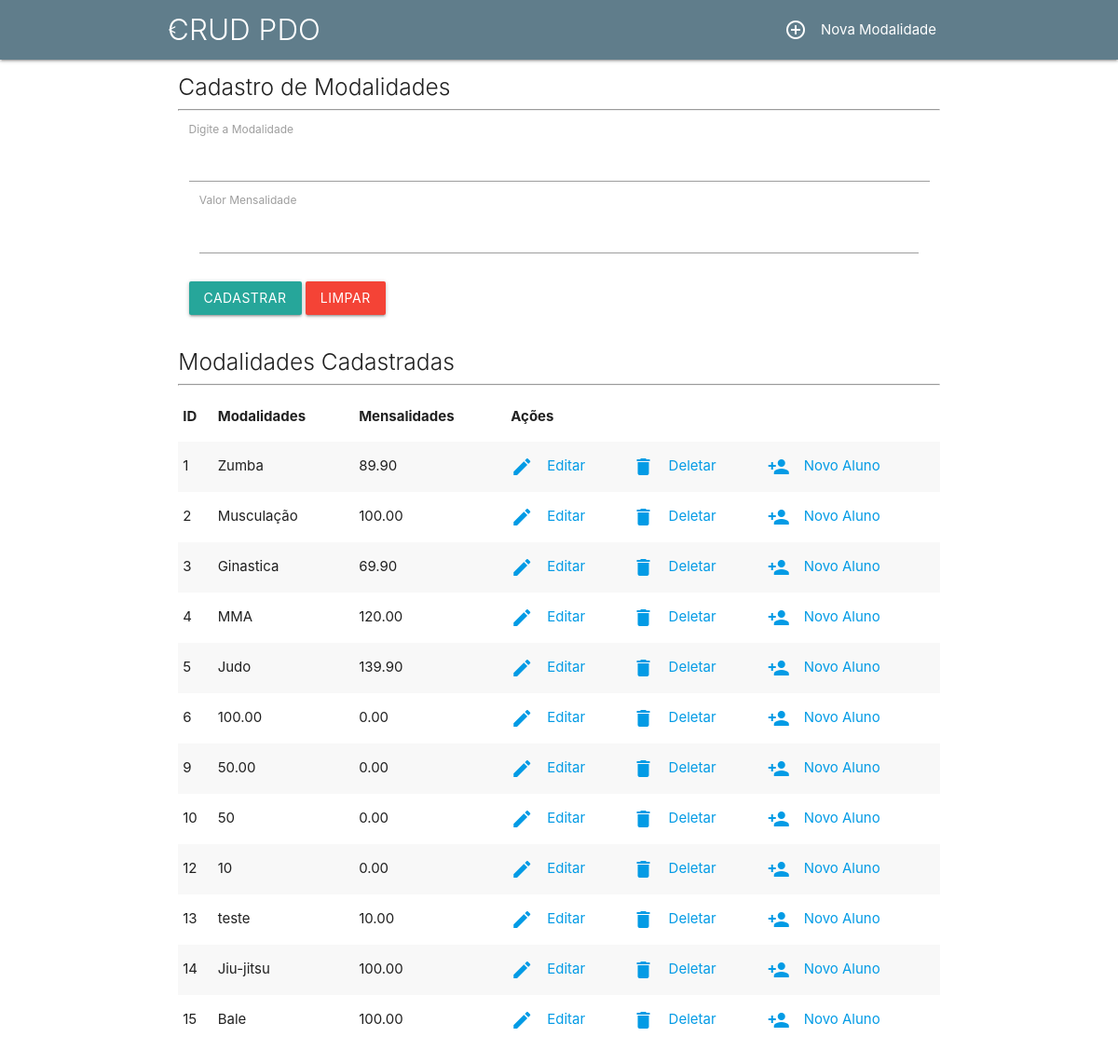
Screenshot of /public/modalidades.php with the database file from the repository.
### tables this page shows
CREATE TABLE `tb_modalidades` (
  `id` int(11) NOT NULL,
  `modalidade` varchar(255) NOT NULL,
  `mensalidade` decimal(5,2) NOT NULL
);

### database/modalidades/read.php (called while the page is built, shortened)
<?php
$lerRegistros = new Modalidades();
$lerRegistros->read();

### classes/Modalidades.class.php (the view, shortened to what this page needs)
<?php
class Modalidades extends Connection implements crudModalidades {
    private $id, $modalidade, $mensalidade;
    protected function setId($id) {
        $this->id = $id;
    }
    protected function setModalidade($modalidade) {
        $this->modalidade = $modalidade;
    }
    protected function setMensalidade($mensalidade) {
        $this->mensalidade = $mensalidade;
    }
    protected function getId() {
        return $this->id;
    }
    protected function getModalidade() {
        return $this->modalidade;
    }
    protected function getMensalidade() {
        return $this->mensalidade;
    }
    public function read() {
        $conn = $this->connect();
        $sql = "select *from tb_modalidades";
        $stmt = $conn->prepare($sql);
        $stmt->execute();
        $result = $stmt->fetchAll();
        foreach ($result as $values):
            $_id   = $this->getId();
            $_mod  = $this->getModalidade();
            $_mens = $this->getMensalidade();
            echo "<tr>";
            echo "<td>$_id</td>";
            echo "<td>$_mod</td>";
            echo "<td>$_mens</td>";
            echo "<td><a href='edit-mod.php?id=$_id'><i class='material-icons left'>edit</i>Editar</a></td>";
            echo "<td><a href='delete-mod.php?id=$_id'><i class='material-icons left'>delete</i>Deletar</a></td>";
            echo "<td><a href='novo-aluno.php?id=$_id'><i class='material-icons left'>person_add</i>Novo Aluno</a></td>";
            echo "</tr>";
        endforeach;
    }
}

### public/modalidades.php (shortened to what this page needs)
<div class="row container">
    <div class="col s12">
        <h5 class="light">Cadastro de Modalidades</h5><hr>
        <?php
        require_once '../forms/form-add-mod.php';
        ?>
    </div>
</div>
<div class="row container">
    <div class="col s12">
        <h5 class="light">Modalidades Cadastradas</h5><hr>
        <table class="striped">
            <thead>
                <tr><th>ID</th><th>Modalidades</th><th>Mensalidades</th><th>Ações</th></tr>
            </thead>
            <tbody>
                <?php
                        require_once '../database/modalidades/read.php';
                ?>
            </tbody>
        </table>
    </div>
</div>

### forms/form-add-mod.php
<form action="../database/modalidades/create.php" method="POST" enctype="multipart/form-data">
    <div class="input-fild col s12">
        <label for="modalidade">Digite a Modalidade</label>
        <input type="text" class="" name="modalidade" id="modalidade" required autofocus>
        <div class="input-fild col s12">
             <label for="mensalidsade">Valor Mensalidade</label>
             <input type="number" name="mensalidade" id="mensalidade"  required><br><br>
        </div>
        <input type="submit" value="Cadastrar" class="btn">
        <input type="reset" value="Limpar" class="btn red">
    </div>
</form>

### rows the page displays
tb_modalidades: id "1", modalidade "Zumba", mensalidade "89.90"
tb_modalidades: id "2", modalidade "Musculação", mensalidade "100.00"
tb_modalidades: id "3", modalidade "Ginastica", mensalidade "69.90"
tb_modalidades: id "4", modalidade "MMA", mensalidade "120.00"
tb_modalidades: id "5", modalidade "Judo", mensalidade "139.90"
tb_modalidades: id "6", modalidade "100.00", mensalidade "0.00"
tb_modalidades: id "9", modalidade "50.00", mensalidade "0.00"
tb_modalidades: id "10", modalidade "50", mensalidade "0.00"
tb_modalidades: id "12", modalidade "10", mensalidade "0.00"
tb_modalidades: id "13", modalidade "teste", mensalidade "10.00"
tb_modalidades: id "14", modalidade "Jiu-jitsu", mensalidade "100.00"
tb_modalidades: id "15", modalidade "Bale", mensalidade "100.00"
